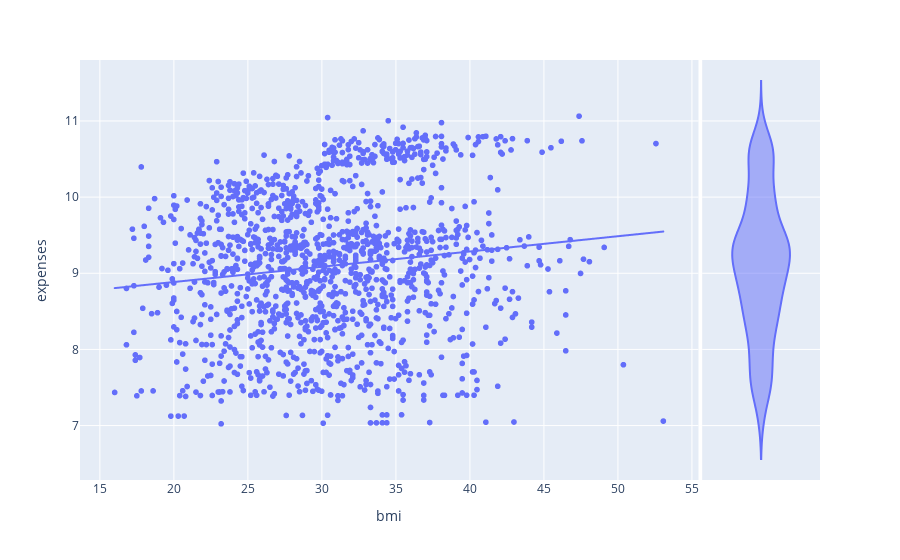

Notebook code cell kept with this figure:
### Code cell
# look at the impact of bmi on medical expenses
px.scatter(data,y='expenses',
           x= 'bmi',
           marginal_y = 'violin',
           trendline = 'ols')

### Figure 1 — Plotly figure (JSON) as saved in the notebook; plotly's stock layout.template omitted (floating-point values rounded to 4 significant figures; data arrays with more than 128 entries replaced by an {"elided": "..."} marker saying what was removed)
{"data": [{"hovertemplate": "bmi=%{x}<br>expenses=%{y}<extra></extra>", "legendgroup": "", "marker": {"color": "#636efa", "symbol": "circle"}, "mode": "markers", "name": "", "showlegend": false, "type": "scattergl", "x": {"elided": "1338 float values"}, "xaxis": "x", "y": {"elided": "1338 float values"}, "yaxis": "y"}, {"alignmentgroup": "True", "hovertemplate": "expenses=%{y}<extra></extra>", "legendgroup": "", "marker": {"color": "#636efa", "symbol": "circle"}, "name": "", "offsetgroup": "", "scalegroup": "y", "showlegend": false, "type": "violin", "xaxis": "x2", "y": {"elided": "1338 float values"}, "yaxis": "y2"}, {"hovertemplate": "<b>OLS trendline</b><br>expenses = 0.020022 * bmi + 8.48467<br>R<sup>2</sup>=0.017633<br><br>bmi=%{x}<br>expenses=%{y} <b>(trend)</b><extra></extra>", "legendgroup": "", "marker": {"color": "#636efa", "symbol": "circle"}, "mode": "lines", "name": "", "showlegend": false, "type": "scattergl", "x": {"elided": "1338 float values"}, "xaxis": "x", "y": {"elided": "1338 float values"}, "yaxis": "y"}], "layout": {"legend": {"tracegroupgap": 0}, "margin": {"t": 60}, "xaxis": {"anchor": "y", "domain": [0, 0.8358], "title": {"text": "bmi"}}, "xaxis2": {"anchor": "y2", "domain": [0.8408, 1], "matches": "x2", "showgrid": false, "showline": false, "showticklabels": false, "ticks": ""}, "yaxis": {"anchor": "x", "domain": [0, 1], "title": {"text": "expenses"}}, "yaxis2": {"anchor": "x2", "domain": [0, 1], "matches": "y", "showgrid": true, "showticklabels": false}}}
